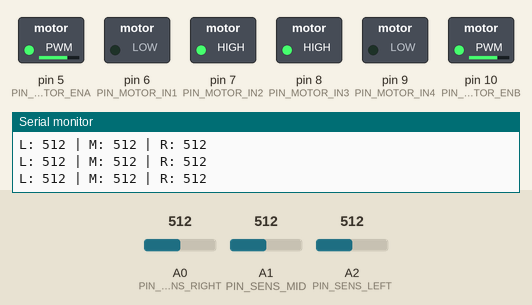
A sketch run on a simulated Arduino Nano, built with avr-gcc and run on an emulated ATmega328P. Parts: switched loads named in the sketch (green lamp = pin HIGH), the last lines printed to the serial monitor. The inputs (shaded band) are chosen by the test bench; at power-on: A0 (PIN_SENS_RIGHT) = 512, A1 (PIN_SENS_MID) = 512, A2 (PIN_SENS_LEFT) = 512.

Above: at 2.2 s.
2.3 s: A0 (PIN_SENS_RIGHT) set to 583
3.8 s: A0 (PIN_SENS_RIGHT) set to 609
At 4.1 s:
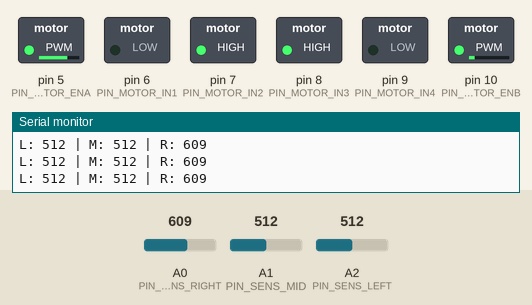
5.3 s: A1 (PIN_SENS_MID) set to 585
6.8 s: A1 (PIN_SENS_MID) set to 614
At 7.6 s:
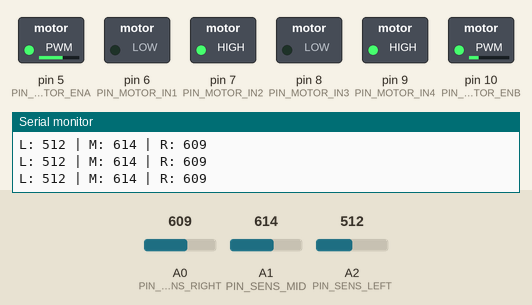
8.3 s: A2 (PIN_SENS_LEFT) set to 593
9.8 s: A2 (PIN_SENS_LEFT) set to 616
At 11.0 s:
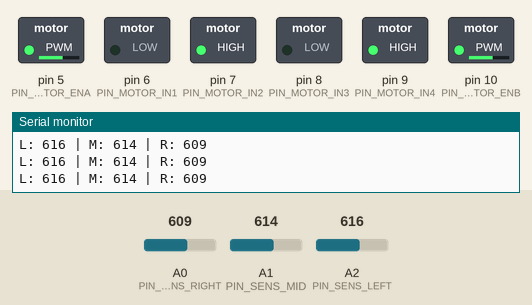
Timing chart, 0 to 12.3 s (numbered marks = the images above; inputs shaded):
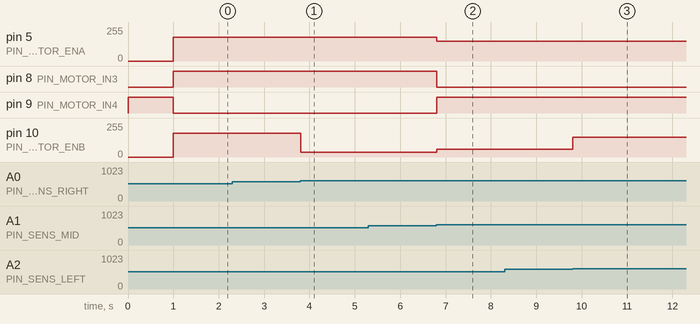

The sketch:

simple_line_follower.ino
```cpp
/**
 * Simple 3-Sensor Line Follower for Arduino Nano
 *
 * Sensor Connections:
 * - A2: Left Sensor
 * - A1: Middle Sensor
 * - A0: Right Sensor
 *
 * Motor Connections:
 * - ENA: Pin 5 (Left Motor Speed)
 * - IN1: Pin 6 (Left Motor Dir 1)
 * - IN2: Pin 7 (Left Motor Dir 2)
 * - IN3: Pin 8 (Right Motor Dir 1)
 * - IN4: Pin 9 (Right Motor Dir 2)
 * - ENB: Pin 10 (Right Motor Speed)
 */

// Motor Pins
const int PIN_MOTOR_ENA = 5;
const int PIN_MOTOR_IN1 = 6;
const int PIN_MOTOR_IN2 = 7;
const int PIN_MOTOR_IN3 = 8;
const int PIN_MOTOR_IN4 = 9;
const int PIN_MOTOR_ENB = 10;

// Sensor Pins (A0-A2)
const int PIN_SENS_LEFT = A2;  // Left sensor
const int PIN_SENS_MID  = A1;  // Middle sensor
const int PIN_SENS_RIGHT = A0; // Right sensor

// Speed Settings (PWM values: 0 to 255)
const int BASE_SPEED  = 150;   // Normal speed on straight line
const int TURN_SPEED  = 180;   // Speed during sharp turns

// Sensor Threshold
const int THRESHOLD = 600;     // > 600 is Black line, < 600 is White background

void set_motor_velocities(int left_speed, int right_speed) {
  // Left Motor Direction
  digitalWrite(PIN_MOTOR_IN1, left_speed >= 0 ? LOW : HIGH);
  digitalWrite(PIN_MOTOR_IN2, left_speed >= 0 ? HIGH : LOW);

  // Right Motor Direction
  digitalWrite(PIN_MOTOR_IN3, right_speed >= 0 ? LOW : HIGH);
  digitalWrite(PIN_MOTOR_IN4, right_speed >= 0 ? HIGH : LOW);

  // Speed Control (PWM)
  analogWrite(PIN_MOTOR_ENA, constrain(abs(left_speed), 0, 255));
  analogWrite(PIN_MOTOR_ENB, constrain(abs(right_speed), 0, 255));
}

void setup() {
  // Initialize Serial Monitor for debugging
  Serial.begin(115200);
  Serial.println("Simple 3-Sensor Line Follower Started.");

  // Configure Motor Pins as Outputs
  pinMode(PIN_MOTOR_ENA, OUTPUT);
  pinMode(PIN_MOTOR_IN1, OUTPUT);
  pinMode(PIN_MOTOR_IN2, OUTPUT);
  pinMode(PIN_MOTOR_IN3, OUTPUT);
  pinMode(PIN_MOTOR_IN4, OUTPUT);
  pinMode(PIN_MOTOR_ENB, OUTPUT);

  // Stop initially
  set_motor_velocities(0, 0);
  delay(1000); // 1-second pause
}

void loop() {
  // Read analog sensor values
  int left_val  = analogRead(PIN_SENS_LEFT);
  int mid_val   = analogRead(PIN_SENS_MID);
  int right_val = analogRead(PIN_SENS_RIGHT);

  // Convert to binary state (true if on black line)
  bool left_black  = left_val > THRESHOLD;
  bool mid_black   = mid_val > THRESHOLD;
  bool right_black = right_val > THRESHOLD;

  // Print readings for debugging
  Serial.print("L: "); Serial.print(left_val);
  Serial.print(" | M: "); Serial.print(mid_val);
  Serial.print(" | R: "); Serial.println(right_val);

  // Line Following Logic
  if (mid_black) {
    if (!left_black && !right_black) {
      // Middle only: Go straight
      set_motor_velocities(BASE_SPEED, BASE_SPEED);
    }
    else if (left_black && !right_black) {
      // Mid and Left: Slight left correction
      set_motor_velocities(BASE_SPEED * 0.4, BASE_SPEED);
    }
    else if (!left_black && right_black) {
      // Mid and Right: Slight right correction
      set_motor_velocities(BASE_SPEED, BASE_SPEED * 0.4);
    }
    else {
      // All black (centered on a wide line): Go straight at full speed
      set_motor_velocities(BASE_SPEED, BASE_SPEED);
    }
  }
  else {
    // Middle sensor is on white background
    if (left_black && !right_black) {
      // Only Left: Sharp left turn to recover
      set_motor_velocities(-TURN_SPEED * 0.2, TURN_SPEED);
    }
    else if (!left_black && right_black) {
      // Only Right: Sharp right turn to recover
      set_motor_velocities(TURN_SPEED, -TURN_SPEED * 0.2);
    }
    else {
      // All white (lost the line): Spin to search for the line
      set_motor_velocities(TURN_SPEED, -TURN_SPEED);
    }
  }

  delay(10); // Short delay to prevent loop saturation
}
```

Measured:
- the behaviour switches between 600 and 601 on A0 (PIN_SENS_RIGHT) (found by bisection; images 0 and 1)
- the behaviour switches between 600 and 601 on A1 (PIN_SENS_MID) (found by bisection; images 1 and 2)
- the behaviour switches between 600 and 601 on A2 (PIN_SENS_LEFT) (found by bisection; images 2 and 3)
- after the input at 3.8 s, pin 10 (PIN_MOTOR_ENB): 180/255 → 36/255 at once
- after the input at 6.8 s, pin 5 (PIN_MOTOR_ENA): 180/255 → 150/255 at once; pin 8 (PIN_MOTOR_IN3): HIGH → LOW at once; pin 9 (PIN_MOTOR_IN4): LOW → HIGH at once; pin 10 (PIN_MOTOR_ENB): 36/255 → 60/255 at once
- after the input at 9.8 s, pin 10 (PIN_MOTOR_ENB): 60/255 → 150/255 at once
